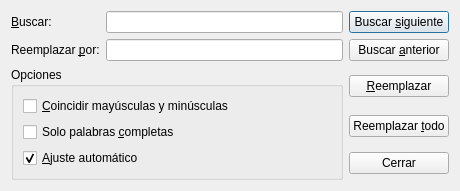
<?xml version="1.0" encoding="UTF-8"?>
<ui version="4.0">
 <class>FindReplaceDialog</class>
 <widget class="QDialog" name="FindReplaceDialog">
  <property name="geometry">
   <rect>
    <x>0</x>
    <y>0</y>
    <width>460</width>
    <height>180</height>
   </rect>
  </property>
  <property name="windowTitle">
   <string>Buscar y reemplazar</string>
  </property>
  <layout class="QGridLayout" name="dialog_layout">
   <item row="0" column="0">
    <widget class="QLabel" name="find_label">
     <property name="text">
      <string>&amp;Buscar:</string>
     </property>
     <property name="buddy">
      <cstring>find_edit</cstring>
     </property>
    </widget>
   </item>
   <item row="0" column="1">
    <widget class="QLineEdit" name="find_edit">
     <property name="clearButtonEnabled">
      <bool>true</bool>
     </property>
    </widget>
   </item>
   <item row="0" column="2">
    <widget class="QPushButton" name="find_next_button">
     <property name="text">
      <string>Buscar &amp;siguiente</string>
     </property>
     <property name="default">
      <bool>true</bool>
     </property>
    </widget>
   </item>
   <item row="1" column="0">
    <widget class="QLabel" name="replace_label">
     <property name="text">
      <string>Reemplazar &amp;por:</string>
     </property>
     <property name="buddy">
      <cstring>replace_edit</cstring>
     </property>
    </widget>
   </item>
   <item row="1" column="1">
    <widget class="QLineEdit" name="replace_edit">
     <property name="clearButtonEnabled">
      <bool>true</bool>
     </property>
    </widget>
   </item>
   <item row="1" column="2">
    <widget class="QPushButton" name="find_previous_button">
     <property name="text">
      <string>Buscar &amp;anterior</string>
     </property>
    </widget>
   </item>
   <item row="2" column="0" rowspan="3" colspan="2">
    <widget class="QGroupBox" name="options_group">
     <property name="title">
      <string>Opciones</string>
     </property>
     <layout class="QVBoxLayout" name="options_layout">
      <item>
       <widget class="QCheckBox" name="case_sensitive_check">
        <property name="text">
         <string>&amp;Coincidir mayúsculas y minúsculas</string>
        </property>
       </widget>
      </item>
      <item>
       <widget class="QCheckBox" name="whole_words_check">
        <property name="text">
         <string>Solo palabras &amp;completas</string>
        </property>
       </widget>
      </item>
      <item>
       <widget class="QCheckBox" name="wrap_around_check">
        <property name="text">
         <string>&amp;Ajuste automático</string>
        </property>
        <property name="checked">
         <bool>true</bool>
        </property>
       </widget>
      </item>
     </layout>
    </widget>
   </item>
   <item row="2" column="2">
    <widget class="QPushButton" name="replace_button">
     <property name="text">
      <string>&amp;Reemplazar</string>
     </property>
    </widget>
   </item>
   <item row="3" column="2">
    <widget class="QPushButton" name="replace_all_button">
     <property name="text">
      <string>Reemplazar &amp;todo</string>
     </property>
    </widget>
   </item>
   <item row="4" column="2">
    <widget class="QPushButton" name="close_button">
     <property name="text">
      <string>Cerrar</string>
     </property>
    </widget>
   </item>
  </layout>
 </widget>
 <tabstops>
  <tabstop>find_edit</tabstop>
  <tabstop>replace_edit</tabstop>
  <tabstop>case_sensitive_check</tabstop>
  <tabstop>whole_words_check</tabstop>
  <tabstop>wrap_around_check</tabstop>
  <tabstop>find_next_button</tabstop>
  <tabstop>find_previous_button</tabstop>
  <tabstop>replace_button</tabstop>
  <tabstop>replace_all_button</tabstop>
  <tabstop>close_button</tabstop>
 </tabstops>
 <resources/>
 <connections/>
</ui>
